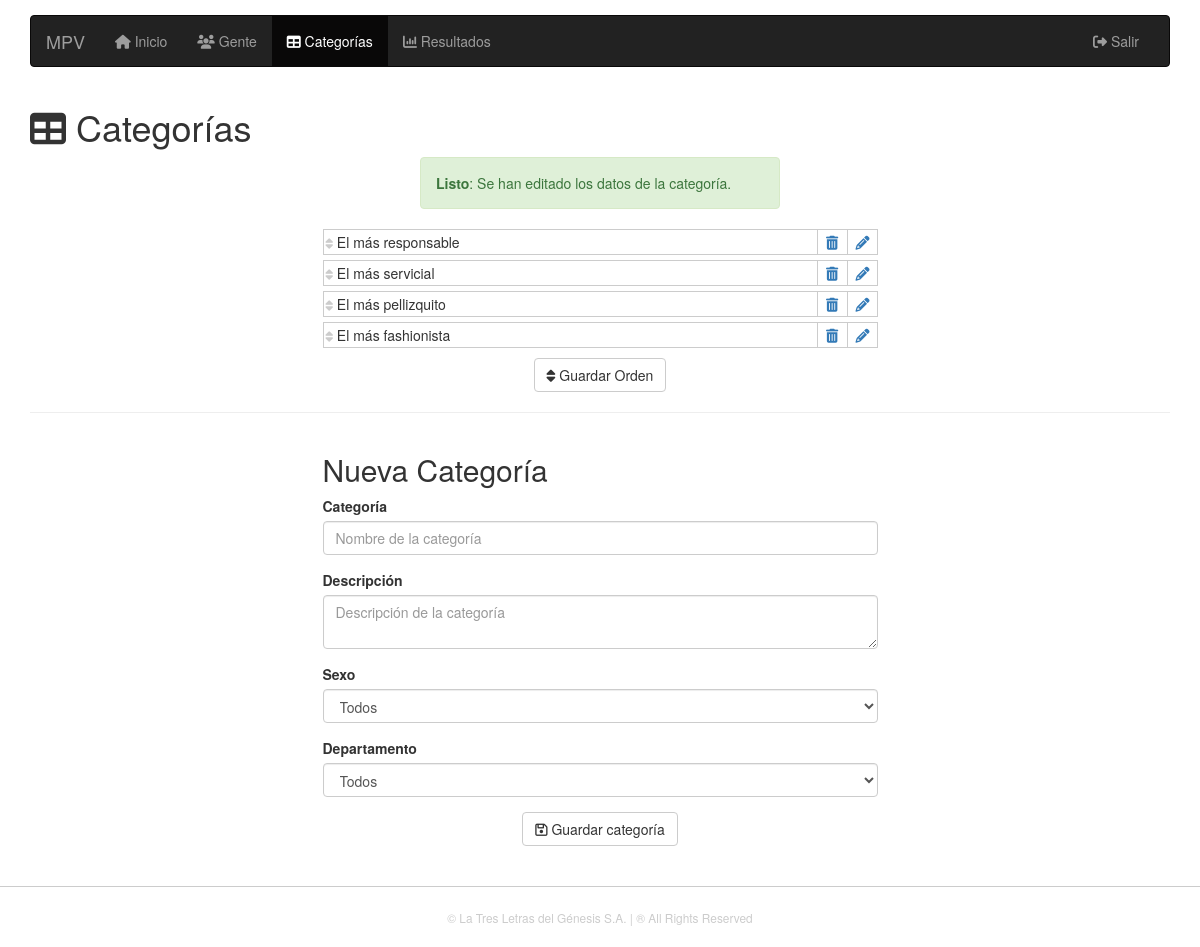
The page /admin/cts.php?m=2 (signed in) on the database its author committed.
### tables this page shows
CREATE TABLE IF NOT EXISTS `categories` (
  `cid` int(11) NOT NULL AUTO_INCREMENT,
  `clabel` varchar(255) NOT NULL,
  `cdesc` text NOT NULL,
  `corder` int(11) NOT NULL,
  `csex` int(11) NOT NULL DEFAULT '3',
  `cdepartment` int(11) NOT NULL DEFAULT '0',
  `cstatus` int(11) NOT NULL DEFAULT '1',
  PRIMARY KEY (`cid`)
);

### admin/cts.php (the view, shortened to what this page needs)
<?php
require_once '-globals.php';
require_once '-session.php';
require_once '-head.php';
require_once '-nav.php';
$sth = $conn->prepare("SELECT categories.cid, categories.clabel FROM categories WHERE categories.cstatus = 1 ORDER BY categories.corder ASC");
$sth->execute();
$sth_rows = $sth->fetchAll(PDO::FETCH_CLASS);
$sthSex = $conn->prepare("SELECT sid AS _id, slabel AS _label FROM sex");
$sthSex->execute();
$sthSex_rows = $sthSex->fetchAll(PDO::FETCH_CLASS);
array_unshift($sthSex_rows, (object) array('_id' => '0', '_label' => 'Todos') );
$sthDepto = $conn->prepare("SELECT did AS _id, dlabel AS _label FROM department");
$sthDepto->execute();
$sthDepto_rows = $sthDepto->fetchAll(PDO::FETCH_CLASS);
array_unshift($sthDepto_rows, (object) array('_id' => '0', '_label' => 'Todos') );
?>
<div class="row"><div class="col-sm-12"><h1><i class="fa fa-table" aria-hidden="true"></i> Categorías</h1></div></div>
<?php if(isset($_GET['m'])) { ?>
<div class="row">
	<div class="col-sm-4 col-sm-offset-4">
		<?php if( $_GET['m'] == 1 ) { ?>
		<div class="alert alert-success alert-dismissible" role="alert">
			<strong>Listo</strong>: Se ha ingresado en el sistema la categoría.
		</div>
		<?php } else if( $_GET['m'] == 2 ) { ?>
		<div class="alert alert-success alert-dismissible" role="alert">
			<strong>Listo</strong>: Se han editado los datos de la categoría.
		</div>
		<?php } else if( $_GET['m'] == 3 ) { ?>
		<div class="alert alert-danger alert-dismissible" role="alert">
			<strong>Listo</strong>: Se ha borrado del sistema a la categoría.
		</div>
		<?php } ?>
	</div>
</div>
<?php } ?>
<div class="row">
<div class="col-sm-6 col-sm-offset-3">
	<ul class="list-unstyled" id="sortable">
		<?php for ($i=0; $i < count($sth_rows); $i++) {
			echo '<li data-cid="'.$sth_rows[$i]->cid.'"><small class="gris"><i class="fa fa-sort" aria-hidden="true"></i></small> '.$sth_rows[$i]->clabel.' <a href="cts-delete.php?id='.$sth_rows[$i]->cid.'" class="sort-delete"><i class="fa fa-trash" aria-hidden="true"></i></a><a href="cts-edit.php?id='.$sth_rows[$i]->cid.'" class="sort-edit"><i class="fa fa-pencil" aria-hidden="true"></i></a></li> ';
		} ?>
	</ul>
	<div class="text-center">
		<button class="btn btn-default" type="button" id="resort_btn"><i class="fa fa-sort" aria-hidden="true"></i> Guardar Orden</button>
	</div>
</div>
</div>
<hr>
<form action="cts-new.php" method="POST" class="row">
	<div class="col-sm-6 col-sm-offset-3">
		<h2>Nueva Categoría</h2>
		<div class="form-group">
			<label for="label_txt">Categoría</label>
			<input type="text" class="form-control" id="label_txt" name="label_txt" placeholder="Nombre de la categoría">
		</div>
		<div class="form-group">
			<label for="desc_txt">Descripción</label>
			<textarea name="desc_txt" id="desc_txt" class="form-control" placeholder="Descripción de la categoría"></textarea>
		</div>
		<div class="form-group">
			<label for="sex_txt">Sexo</label>
			<select id="sex_txt" name="sex_txt" class="form-control"><?php echo getOption($sthSex_rows); ?></select>
		</div>
		<div class="form-group">
			<label for="depto_txt">Departamento</label>
			<select id="depto_txt" name="depto_txt" class="form-control"><?php echo getOption($sthDepto_rows); ?></select>
		</div>
		<div class="form-group text-center">
			<button class="btn btn-default" type="submit"><i class="fa fa-floppy-o" aria-hidden="true"></i> Guardar categoría</button>
		</div>
	</div>
</form>
<?php
require_once '-foot.php'; ?>

### rows shown on the page
categories: clabel "El más responsable"
categories: clabel "El más servicial"
categories: clabel "El más pellizquito"
categories: clabel "El más fashionista"

### other values the page prints
form field sex_txt "Todos"
form field depto_txt "Todos"
